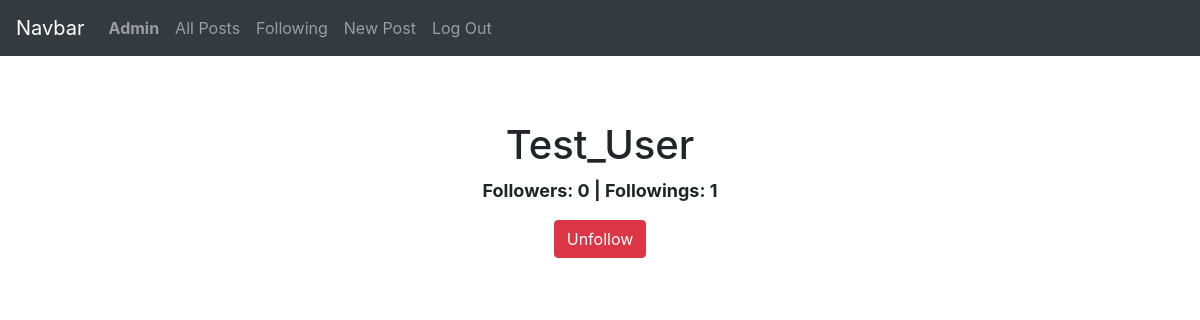
The page /profile/Test_User (signed in) on the database as committed earlier.
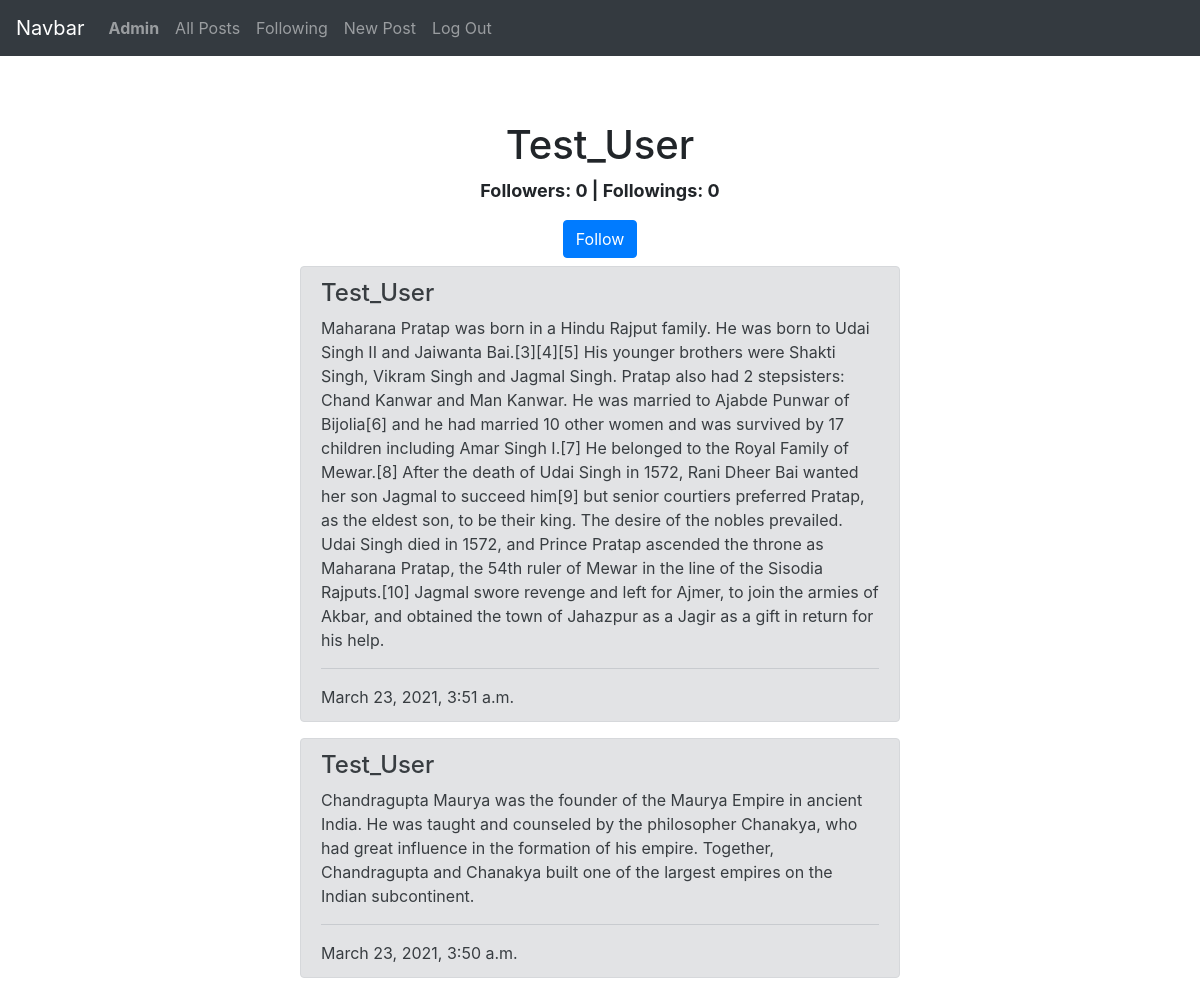
The same page on the database as committed later.
### network/models.py (models this page shows)
class User(AbstractUser):
    pass

class Post(models.Model):
    body = models.TextField()
    datetime = models.DateTimeField(auto_now=True)
    user = models.ForeignKey(User, on_delete=models.CASCADE)

### network/views.py (the view)
# urls.py: path("profile/<str:username>", views.profile, name="profile"),
def profile(request, username):
    buttton = True
    check = False
    posts = Post.objects.filter(user__username=username).order_by('-datetime')
    follower_obj = Follower.objects.filter(user__username=username)
    following_obj = Following.objects.filter(user__username=username)
    for follower_count in follower_obj :
        follower_count = follower_count.user_following.all().count()
    for following_count in following_obj:
        following_count = following_count.user_following.all().count()
    if request.user.username == username:
        buttton = False
    else:
        check = Following.objects.filter(user = request.user, user_following__username=username).exists()
    return render(request, "network/profile.html", {
        "posts": posts,
        "username": username,
        "follower_count": follower_count,
        "following_count": following_count,
        "button":buttton,
        "check":check
        })

### network/templates/network/profile.html (shortened to what this page needs)
{% extends "network/layout.html" %}
{% block body %}
    <center><h1>{{username}}</h1></center>
    <center><p id="fan"><b>Followers: {{follower_count}} | Followings: {{following_count}}</b></p></center>
    {% if button %}
        {% if check %}
            <center>
                <a href="{% url 'unfollow' username %}">
                    <button class="btn btn-danger mb-2">Unfollow</button>
                </a>
            </center>
        {% else %}
            <center>
                <a href="{% url 'follow' username %}">
                    <button class="btn btn-primary mb-2">Follow</button>
                </a>
            </center>
        {% endif %}
    {% endif %}
    {% for post in posts %}
    <div class="alert alert-secondary" role="alert" id="alert">
        <h4 class="alert-heading">{{post.user.username}}</h4>
        <p>{{post.body}}</p>
        <hr>
        <p class="mb-0">{{post.datetime}}</p>
    </div>
    {% endfor %}
{% endblock %}

Rows that differ between the two databases and show on the page:
now on this page (row unchanged): User: username "Test_User"
added Post: user.username "Test_User", body "Maharana Pratap was born in a Hindu Rajput family. He was born to Udai Singh II and Jaiwanta Bai.[3][4][5] His younger brothers were Shakti Singh, Vikram Singh and Jagmal Singh. Pratap also had 2 stepsisters: Chand Kanwar and Man Kanwar. He was married to Ajabde Punwar of Bijolia[6] and he had married 10 other women and was survived by 17 children including Amar Singh I.[7] He belonged to the Royal Family of Mewar.[8] After the death of Udai Singh in 1572, Rani Dheer Bai wanted her son Jagmal to succeed him[9] but senior courtiers preferred Pratap, as the eldest son, to be their king. The desire of the nobles prevailed. Udai Singh died in 1572, and Prince Pratap ascended the throne as…", datetime "March 23, 2021, 3:51 a.m."
added Post: user.username "Test_User", body "Chandragupta Maurya was the founder of the Maurya Empire in ancient India. He was taught and counseled by the philosopher Chanakya, who had great influence in the formation of his empire. Together, Chandragupta and Chanakya built one of the largest empires on the Indian subcontinent.", datetime "March 23, 2021, 3:50 a.m."
Other text that changed with them:
{{ following_count }}: "1" → "0"
{{ username }}: "Test_User" → (not shown)
text no longer shown: "Unfollow"
text now shown: "Follow"
